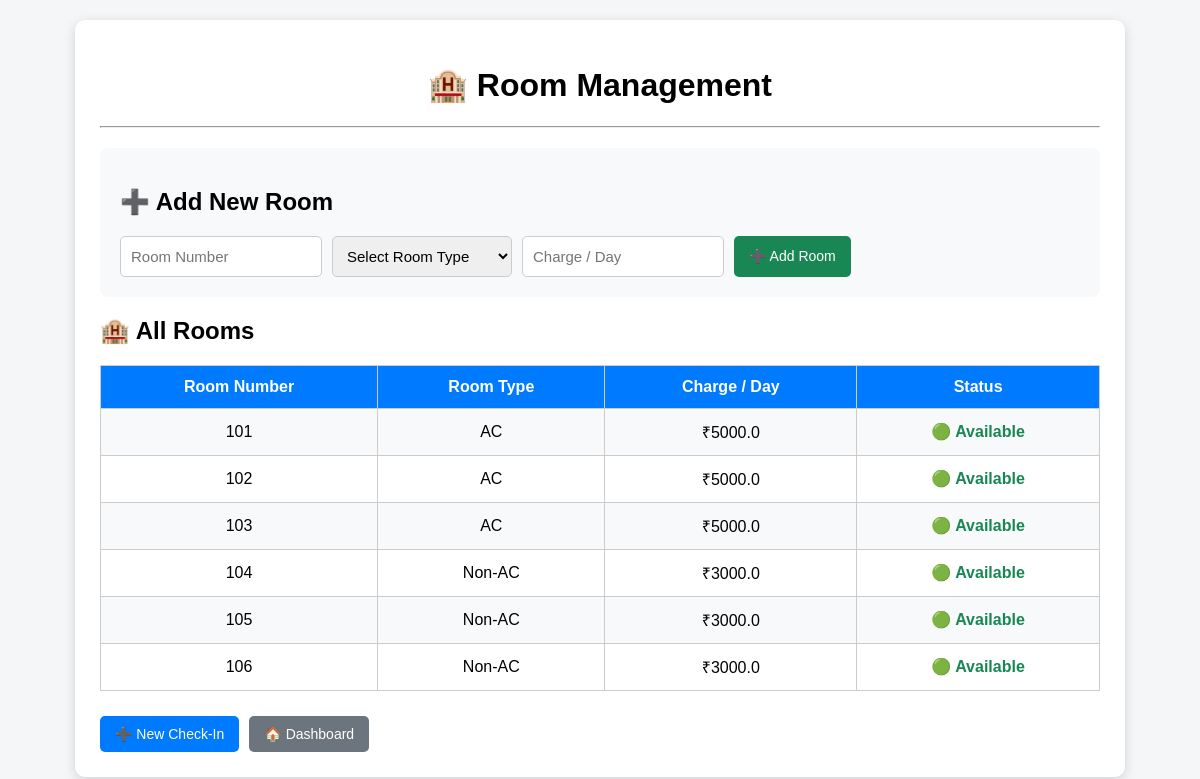
Screenshot of /rooms with the database file from the repository.
### tables this page shows
CREATE TABLE rooms (
            id INTEGER PRIMARY KEY AUTOINCREMENT,
            room_no TEXT NOT NULL UNIQUE,
            room_type TEXT NOT NULL,
            charge REAL NOT NULL,
            status TEXT DEFAULT 'Available'
        );

### app.py (the view, shortened to what this page needs)
@app.route("/rooms", methods=["GET", "POST"])
def rooms():
    conn = get_db()
    rooms_data = conn.execute("""
        SELECT
            id,
            room_no,
            room_type,
            charge,
            status
        FROM rooms
        ORDER BY room_no
    """).fetchall()
    conn.close()
    return render_template(
        "rooms.html",
        rooms=rooms_data
    )

### app.py (called while the page is built)
def get_db():
    conn = sqlite3.connect(DB_NAME)
    conn.row_factory = sqlite3.Row
    return conn

### templates/rooms.html (shortened to what this page needs)
<!DOCTYPE html>
<html lang="en">
<head>
</head>
<body>
<div class="container">
    <h1>🏨 Room Management</h1>
    <hr>
    <div class="add-room">
        <h2>➕ Add New Room</h2>
        <form method="POST" action="{{ url_for('rooms') }}">
            <div class="form-row">
                <input
                    type="number"
                    name="room_no"
                    placeholder="Room Number"
                    required
                >
                <select name="room_type" required>
                    <option value="">
                        Select Room Type
                    </option>
                </select>
                <input
                    type="number"
                    name="charge"
                    placeholder="Charge / Day"
                    min="0"
                    required
                >
                <button type="submit" class="add-btn">
                    ➕ Add Room
                </button>
            </div>
        </form>
    </div>
    <h2>🏨 All Rooms</h2>
    <table>
        <tr>
            <th>Room Number</th>
            <th>Room Type</th>
            <th>Charge / Day</th>
            <th>Status</th>
        </tr>
        {% for room in rooms %}
        <tr>
            <td>
                {{ room["room_no"] }}
            </td>
            <td>
                {{ room["room_type"] }}
            </td>
            <td>
                ₹{{ room["charge"] }}
            </td>
            <td>
                {% if room["status"] == "Available" %}
                    <span class="available">
                        🟢 Available
                    </span>
                {% else %}
                    <span class="occupied">
                        🔴 Occupied
                    </span>
                {% endif %}
            </td>
        </tr>
        {% else %}
        <tr>
            <td colspan="4">
                No rooms found.
            </td>
        </tr>
        {% endfor %}
    </table>
    <div class="navigation">
        <a href="{{ url_for('checkin') }}" class="btn checkin-btn">
            ➕ New Check-In
        </a>
        <a href="{{ url_for('home') }}" class="btn dashboard-btn">
            🏠 Dashboard
        </a>
    </div>
</div>
</body>
</html>

### templates/rooms.html (style rules this page uses)
body { font-family: Arial, sans-serif; background: #f4f6f8; margin: 0; padding: 20px; }
.container { max-width: 1000px; margin: auto; background: white; padding: 25px; border-radius: 10px; box-shadow: 0 3px 12px rgba(0,0,0,0.15); }
h1 { text-align: center; }
.add-room { background: #f8f9fa; padding: 20px; border-radius: 8px; margin: 20px 0; }
.form-row { display: flex; gap: 10px; flex-wrap: wrap; }
input, select { padding: 10px; border: 1px solid #ccc; border-radius: 5px; font-size: 15px; }
input { width: 180px; }
select { width: 180px; }
button, .btn { padding: 10px 15px; border: none; border-radius: 5px; cursor: pointer; color: white; text-decoration: none; display: inline-block; font-size: 14px; }
.add-btn { background: #198754; }
.checkin-btn { background: #007bff; }
.dashboard-btn { background: #6c757d; }
table { width: 100%; border-collapse: collapse; margin-top: 20px; }
th, td { border: 1px solid #ccc; padding: 12px; text-align: center; }
th { background: #007bff; color: white; }
tr:nth-child(even) { background: #f8f9fa; }
.available { color: #198754; font-weight: bold; }
.navigation { margin-top: 25px; display: flex; gap: 10px; flex-wrap: wrap; }

### rows the page displays
rooms: room_no "101", room_type "AC", charge "5000.0", status "🟢 Available"
rooms: room_no "102", room_type "AC", charge "5000.0", status "🟢 Available"
rooms: room_no "103", room_type "AC", charge "5000.0", status "🟢 Available"
rooms: room_no "104", room_type "Non-AC", charge "3000.0", status "🟢 Available"
rooms: room_no "105", room_type "Non-AC", charge "3000.0", status "🟢 Available"
rooms: room_no "106", room_type "Non-AC", charge "3000.0", status "🟢 Available"
